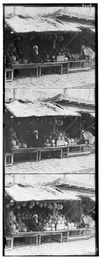
%> input picture project1/fruits.jpg, 101 x 260 px, shrunk from 397 x 1024 before the run
$ octave project1.m   (GNU Octave 9; MATLAB toolbox functions it lacks are replaced by stand-ins)
%> lines starting %> are read from the running program, lines starting %| are printed output that depends on the picture
% CS194-26 (cs219-26): Project 1, starter Matlab code

% name of the input file
imname = 'fruits.jpg';

% read in the image
fullim = imread(imname);
%> fullim is the input picture: size 260x101 uint8; min 0, max 255, mean 138.7

% convert to double matrix (might want to do this later on to same memory)
fullim = im2double(fullim);
%> fullim: size 260x101 double

% compute the height of each part (just 1/3 of total)
height = floor(size(fullim,1)/3);
%> height = 86
% separate color channels
B = fullim(1:height,:);
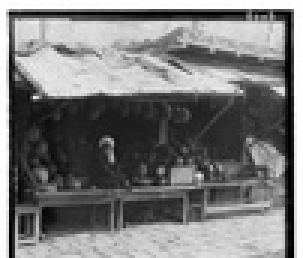
%> B: size 86x101 double (shown 3 times larger); min 0, max 1, mean 0.482
G = fullim(height+1:height*2,:);
R = fullim(height*2+1:height*3,:);

% Align the images
% Functions that might be useful to you for aligning the images include:
% "circshift", "sum", and "imresize" (for multiscale)
%aG = sum(G,B);
%aR = sum(R,B);

% G and R
% Find highest correlation between G and R slices
C = normxcorr2(G,R);
[row col] = find(C == max(max(C)))
%> row = 84; col = 101

[height width] = size(G)
%> width = 101

% Offset accounts for the padding given by normxcorr2
offsetX=width - col
%> offsetX = 0
offsetY=height - row
%> offsetY = 2

G2 = zeros(size(G));
for n=1:height
    if n-offsetY>0 & n-offsetY<height
        G2(n-offsetY,:) = G(n,:);
    end
end
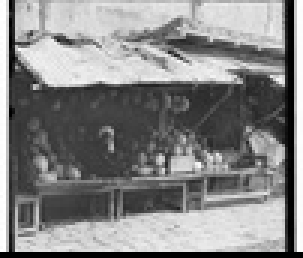
%> G2: size 86x101 double (shown 3 times larger); min 0, max 1, mean 0.526

G3 = zeros(size(G));
for n=1:height
    if n-offsetX>0 & n-offsetX<height
        G3(n-offsetX,:) = G2(n,:);
    end
end

% newColorImage(:,:,3) = B;
newColorImage(:,:,1) = R;
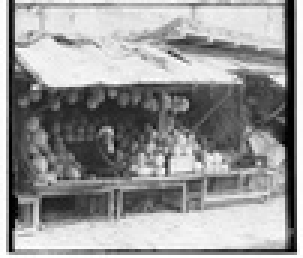
%> newColorImage: size 86x101 double (shown 3 times larger); min 0, max 1, mean 0.596
newColorImage(:,:,2) = G2;


% % B and R
%
C=normxcorr2(R,B);
[row col] = find(C==max(max(C)))
%> row = 89

[height width] = size(B)


offsetX=width -col
offsetY=height - row
%> offsetY = -3

B2 = zeros(size(B));
for n=1:height
    if n+offsetY>0 & n+offsetY<height
        B2(n+offsetY,:) = B(n,:);
    end
end
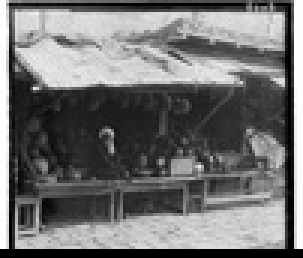
%> B2: size 86x101 double (shown 3 times larger); min 0, max 1, mean 0.447

B3 = zeros(size(B));
for n=1:height
    if n+offsetX>0 & n+offsetX<height
        B3(n+offsetX,:) = B2(n,:);
    end
end

aligned_field(:,:,1) = R;
aligned_field(:,:,2) = G3;
aligned_field(:,:,3) = B3;
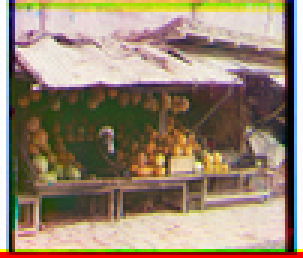
%> aligned_field: size 86x101x3 double (shown 3 times larger); mean R, G, B 0.596, 0.526, 0.447

aligned_field = aligned_field(20:height-10,25:width-20,:);
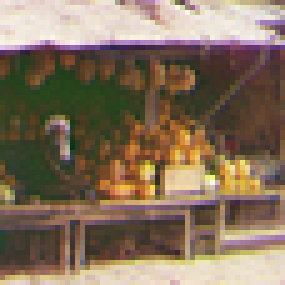
%> aligned_field: size 57x57x3 double (shown 5 times larger); mean R, G, B 0.518, 0.445, 0.364
imshow(aligned_field);
